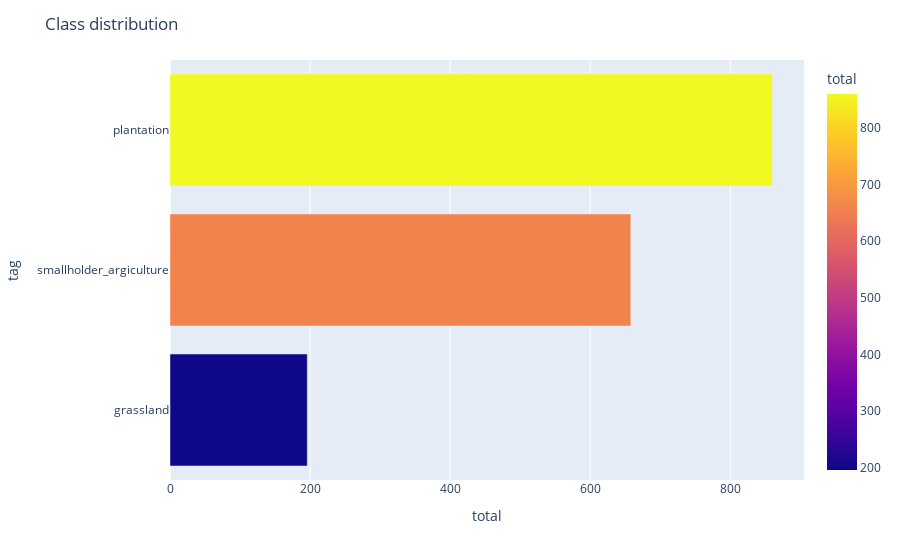

The cell this chart's notebook holds for it:
### Code cell
from collections import Counter
import plotly.express as px

row_labels = train_labels_df.label_names.values
labels = [l for l in row_labels]
counter_labels = Counter(labels)
label_counts_df = pd.DataFrame(
    {"tag": counter_labels.keys(), "total": counter_labels.values()}
).sort_values("total")

fig = px.bar(label_counts_df, x="total", y="tag", orientation="h", 
             color="total",
)
fig.update_layout(title="Class distribution")
fig.show()

### Figure 1 — Plotly figure (JSON) as saved in the notebook; plotly's stock layout.template omitted (floating-point values rounded to 4 significant figures)
{"data": [{"alignmentgroup": "True", "hovertemplate": "total=%{marker.color}<br>tag=%{y}<extra></extra>", "legendgroup": "", "marker": {"color": [196, 658, 860], "coloraxis": "coloraxis", "pattern": {"shape": ""}}, "name": "", "offsetgroup": "", "orientation": "h", "showlegend": false, "textposition": "auto", "type": "bar", "x": [196, 658, 860], "xaxis": "x", "y": ["grassland", "smallholder_argiculture", "plantation"], "yaxis": "y"}], "layout": {"barmode": "relative", "coloraxis": {"colorbar": {"title": {"text": "total"}}, "colorscale": [[0, "#0d0887"], [0.1111, "#46039f"], [0.2222, "#7201a8"], [0.3333, "#9c179e"], [0.4444, "#bd3786"], [0.5556, "#d8576b"], [0.6667, "#ed7953"], [0.7778, "#fb9f3a"], [0.8889, "#fdca26"], [1, "#f0f921"]]}, "legend": {"tracegroupgap": 0}, "margin": {"t": 60}, "title": {"text": "Class distribution"}, "xaxis": {"anchor": "y", "domain": [0, 1], "title": {"text": "total"}}, "yaxis": {"anchor": "x", "domain": [0, 1], "title": {"text": "tag"}}}}
